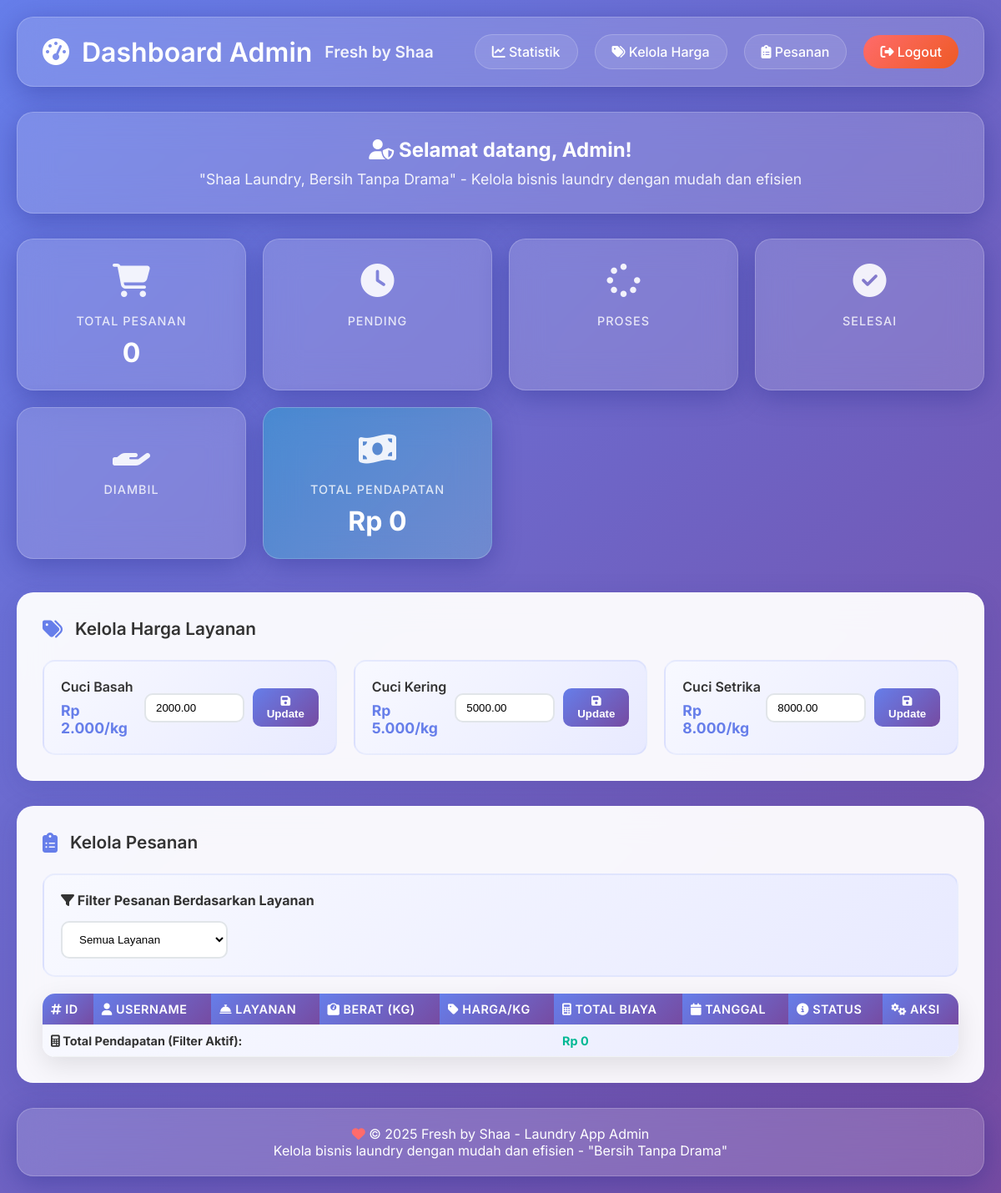
Page /admin/dashboard_admin.php (signed in) on the committed database.
### tables this page shows
CREATE TABLE `services` (
  `id` int(11) NOT NULL,
  `name` varchar(100) NOT NULL,
  `price` decimal(10,2) NOT NULL
);

### admin/dashboard_admin.php (the view, shortened to what this page needs)
<?php
include '../config.php';
$services_result = $conn->query("SELECT * FROM services ORDER BY name");
$services = [];
while ($srv = $services_result->fetch_assoc()) {
    $services[] = $srv;
}
$sid = isset($_GET['service_id']) ? $_GET['service_id'] : '';
$stats_query = "SELECT
    COUNT(*) as total_orders,
    SUM(CASE WHEN status = 'pending' THEN 1 ELSE 0 END) as pending_orders,
    SUM(CASE WHEN status = 'proses' THEN 1 ELSE 0 END) as process_orders,
    SUM(CASE WHEN status = 'selesai' THEN 1 ELSE 0 END) as completed_orders,
    SUM(CASE WHEN status = 'diambil' THEN 1 ELSE 0 END) as picked_orders,
    COALESCE(SUM(total_price), 0) as total_revenue
    FROM orders";
$stats = $conn->query($stats_query)->fetch_assoc();
?>
<!DOCTYPE html>
<html lang="id">
<head>
    <link href="https://cdnjs.cloudflare.com/ajax/libs/font-awesome/6.4.0/css/all.min.css" rel="stylesheet">
    <link rel="stylesheet" href="../css/admin.css">
</head>
<body>
<div class="admin-container">
    <header class="admin-header">
        <h1>
            <i class="fas fa-tachometer-alt"></i>
            Dashboard Admin
            <span class="brand">Fresh by Shaa</span>
        </h1>
        <nav class="admin-nav">
            <a href="#statistik" class="nav-link"><i class="fas fa-chart-line"></i> Statistik</a>
            <a href="#kelola-harga" class="nav-link"><i class="fas fa-tags"></i> Kelola Harga</a>
            <a href="#kelola-pesanan" class="nav-link"><i class="fas fa-clipboard-list"></i> Pesanan</a>
            <a href="../logout.php" class="nav-link logout" onclick="return confirm('Yakin ingin logout?')">
                <i class="fas fa-sign-out-alt"></i> Logout
            </a>
        </nav>
    </header>
    <main class="main-content">
        <div class="welcome-section">
            <h2><i class="fas fa-user-shield"></i> Selamat datang, Admin!</h2>
            <p>"Shaa Laundry, Bersih Tanpa Drama" - Kelola bisnis laundry dengan mudah dan efisien</p>
        </div>
        <section id="statistik">
            <div class="stats-grid">
                <div class="stat-card">
                    <div class="icon"><i class="fas fa-shopping-cart"></i></div>
                    <h3>Total Pesanan</h3>
                    <p class="number"><?= $stats['total_orders'] ?></p>
                </div>
                <div class="stat-card">
                    <div class="icon"><i class="fas fa-clock"></i></div>
                    <h3>Pending</h3>
                </div>
                <div class="stat-card">
                    <div class="icon"><i class="fas fa-spinner"></i></div>
                    <h3>Proses</h3>
                </div>
                <div class="stat-card">
                    <div class="icon"><i class="fas fa-check-circle"></i></div>
                    <h3>Selesai</h3>
                </div>
                <div class="stat-card">
                    <div class="icon"><i class="fas fa-hand-holding"></i></div>
                    <h3>Diambil</h3>
                </div>
                <div class="stat-card revenue-card">
                    <div class="icon"><i class="fas fa-money-bill-wave"></i></div>
                    <h3>Total Pendapatan</h3>
                    <p class="number">Rp <?= number_format($stats['total_revenue'], 0, ',', '.') ?></p>
                </div>
            </div>
        </section>
        <section id="kelola-harga" class="content-section">
            <h3 class="section-title">
                <i class="fas fa-tags"></i>
                Kelola Harga Layanan
            </h3>
            <div class="price-grid">
                <?php foreach ($services as $service): ?>
                <div class="service-price-card">
                    <div class="service-info">
                        <h4><?= htmlspecialchars($service['name']) ?></h4>
                        <div class="current-price">Rp <?= number_format($service['price'], 0, ',', '.') ?>/kg</div>
                    </div>
                    <form method="POST" class="price-update" onsubmit="return confirm('Yakin ingin mengubah harga?')">
                        <input type="number" name="new_price" value="<?= $service['price'] ?>" step="100" min="0" required>
                        <button type="submit" name="update_service_price" class="btn-update">
                            <i class="fas fa-save"></i> Update
                        </button>
                    </form>
                </div>
                <?php endforeach; ?>
            </div>
        </section>
        <section id="kelola-pesanan" class="content-section">
            <h3 class="section-title">
                <i class="fas fa-clipboard-list"></i>
                Kelola Pesanan
            </h3>
            <div class="filter-section">
                <h4><i class="fas fa-filter"></i> Filter Pesanan Berdasarkan Layanan</h4>
                <form method="GET" style="margin-top: 15px;">
                    <select name="service_id" onchange="this.form.submit()">
                        <option value="all" <?= ($sid === 'all' || $sid === '') ? 'selected' : '' ?>>
                            <i class="fas fa-list"></i> Semua Layanan
                        </option>
                    </select>
                </form>
            </div>
            <div class="table-container">
                <table>
                    <thead>
                        <tr>
                            <th><i class="fas fa-hashtag"></i> ID</th>
                            <th><i class="fas fa-user"></i> Username</th>
                            <th><i class="fas fa-concierge-bell"></i> Layanan</th>
                            <th><i class="fas fa-weight"></i> Berat (kg)</th>
                            <th><i class="fas fa-tag"></i> Harga/kg</th>
                            <th><i class="fas fa-calculator"></i> Total Biaya</th>
                            <th><i class="fas fa-calendar"></i> Tanggal</th>
                            <th><i class="fas fa-info-circle"></i> Status</th>
                            <th><i class="fas fa-cogs"></i> Aksi</th>
                        </tr>
                    </thead>
                        <?php
                        $total_revenue_filtered = 0;
                        ?>
                    <tfoot>
                        <tr class="total-row">
                            <td colspan="5"><strong><i class="fas fa-calculator"></i> Total Pendapatan (Filter Aktif):</strong></td>
                            <td class="total-price"><strong>Rp <?= number_format($total_revenue_filtered, 0, ',', '.') ?></strong></td>
                            <td colspan="3"></td>
                        </tr>
                    </tfoot>
                </table>
            </div>
        </section>
    </main>
    <footer class="admin-footer">
        <p><i class="fas fa-heart" style="color: #ff6b6b;"></i> © <?= date('Y'); ?> Fresh by Shaa - Laundry App Admin</p>
        <p>Kelola bisnis laundry dengan mudah dan efisien - "Bersih Tanpa Drama"</p>
    </footer>
</div>
</body>
</html>

### admin/dashboard_admin.php (style rules this page uses)
.animate-in { animation: slideInUp 0.6s ease-out forwards; }
@media (max-width: 1200px) { .table-container { overflow-x: auto; -webkit-overflow-scrolling: touch; } }
@media (max-width: 1200px) { table { min-width: 1000px; } }
@media (max-width: 1200px) { th, td { padding: 10px; font-size: 0.9rem; } }

### rows in the picture
services: name "Cuci Basah", price "2.000", new_price "2000.00"
services: name "Cuci Kering", price "5.000", new_price "5000.00"
services: name "Cuci Setrika", price "8.000", new_price "8000.00"

### other values in the picture
$stats['total_orders'] "0"
$stats['total_revenue'] "0"
$total_revenue_filtered "0"
